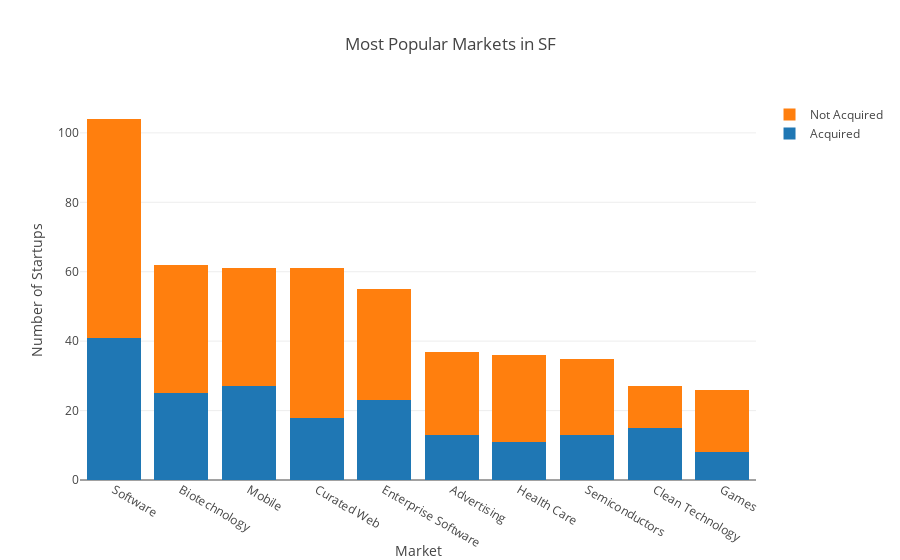

Source (notebook cell):
### Code cell
trace1 = go.Bar(
    x=popular_markets.keys()[:10],
    y=acquired_markets[:10],
    name='Acquired'
)
trace2 = go.Bar(
    x=popular_markets.keys()[:10],
    y=not_acquired_markets[:10],
    name='Not Acquired'
)
    
data = [trace1, trace2]
layout = go.Layout(
    title ='Most Popular Markets in SF',
    barmode='stack',
    xaxis=dict(title='Market'),
    yaxis=dict(title='Number of Startups')
)

fig = go.Figure(data=data, layout=layout)
iplot(fig, filename='stacked-bar')

### Figure 1 — Plotly figure (JSON) as saved in the notebook; plotly's stock layout.template omitted (floating-point values rounded to 4 significant figures)
{"data": [{"name": "Acquired", "type": "bar", "uid": "3ba8d0cc-dc92-11e8-a525-6a000073fc60", "x": ["Software", "Biotechnology", "Mobile", "Curated Web", "Enterprise Software", "Advertising", "Health Care", "Semiconductors", "Clean Technology", "Games"], "y": [41, 25, 27, 18, 23, 13, 11, 13, 15, 8]}, {"name": "Not Acquired", "type": "bar", "uid": "3ba8d22c-dc92-11e8-b66f-6a000073fc60", "x": ["Software", "Biotechnology", "Mobile", "Curated Web", "Enterprise Software", "Advertising", "Health Care", "Semiconductors", "Clean Technology", "Games"], "y": [63, 37, 34, 43, 32, 24, 25, 22, 12, 18]}], "layout": {"barmode": "stack", "title": "Most Popular Markets in SF", "xaxis": {"title": "Market"}, "yaxis": {"title": "Number of Startups"}}}
